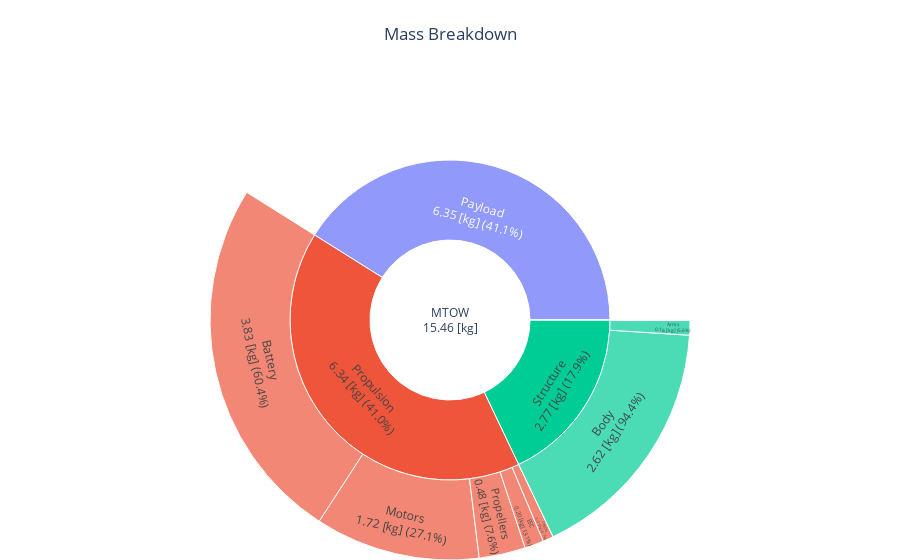

Source (notebook cell):
### Code cell
fig = mass_breakdown_sun_plot_drone(DJI_M600_OUTPUT_FILE)
fig.show()

### Figure 1 — Plotly figure (JSON) as saved in the notebook; plotly's stock layout.template omitted (floating-point values rounded to 4 significant figures)
{"data": [{"branchvalues": "total", "labels": ["MTOW<br>15.46 [kg]", "Payload<br>6.35 [kg] (41.1%)", "Fuel mission<br>0.00 [kg] (0.0%)", "Propulsion<br>6.34 [kg] (41.0%)", "Structure<br>2.77 [kg] (17.9%)", "Propellers<br>0.48 [kg] (7.6%)", "Motors<br>1.72 [kg] (27.1%)", "Gearboxes<br>0.00 [kg] (0.0%)", "ESC<br>0.20 [kg] (3.1%)", "Battery<br>3.83 [kg] (60.4%)", "Cables<br>0.11 [kg] (1.7%)", "Body<br>2.62 [kg] (94.4%)", "Arms<br>0.16 [kg] (5.6%)", "Wing<br>0.00 [kg] (0.0%)", "Fuselage<br>0.00 [kg] (0.0%)", "HTP<br>0.00 [kg] (0.0%)", "VTP<br>0.00 [kg] (0.0%)"], "level": "MTOW<br>15.46 [kg]", "parents": ["", "MTOW<br>15.46 [kg]", "MTOW<br>15.46 [kg]", "MTOW<br>15.46 [kg]", "MTOW<br>15.46 [kg]", "Propulsion<br>6.34 [kg] (41.0%)", "Propulsion<br>6.34 [kg] (41.0%)", "Propulsion<br>6.34 [kg] (41.0%)", "Propulsion<br>6.34 [kg] (41.0%)", "Propulsion<br>6.34 [kg] (41.0%)", "Propulsion<br>6.34 [kg] (41.0%)", "Structure<br>2.77 [kg] (17.9%)", "Structure<br>2.77 [kg] (17.9%)", "Structure<br>2.77 [kg] (17.9%)", "Structure<br>2.77 [kg] (17.9%)", "Structure<br>2.77 [kg] (17.9%)", "Structure<br>2.77 [kg] (17.9%)"], "type": "sunburst", "values": [15.46, 6.35, 0, 6.337, 2.772, 0.4833, 1.718, 0, 0.198, 3.827, 0.1107, 2.616, 0.1566, 0, 0, 0, 0]}], "layout": {"autosize": true, "margin": {"b": 0, "l": 0, "r": 0, "t": 80}, "title": {"text": "Mass Breakdown", "x": 0.5}}}
